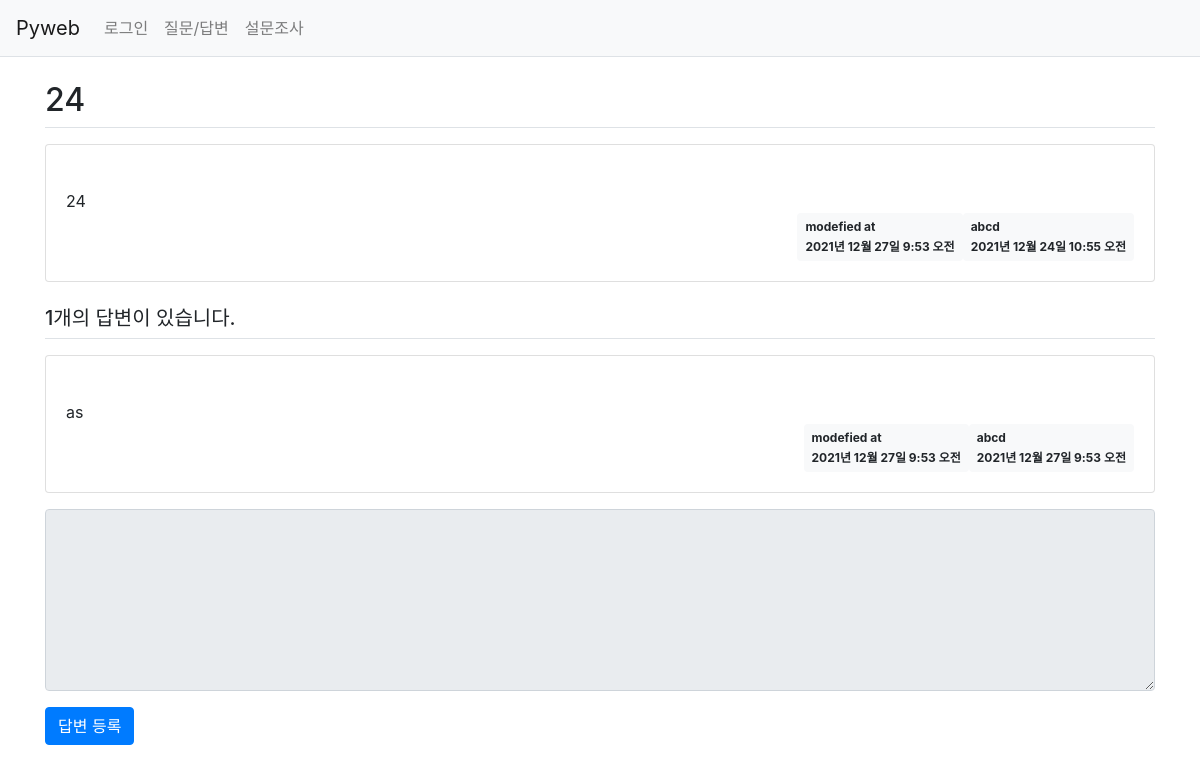
The app's page /board/31/ with its own data.
### board/models.py (models this page shows, shortened)
class Question(models.Model):
    author = models.ForeignKey(User, on_delete=models.CASCADE)
    subject = models.CharField(max_length=100)  #제목 칼럼
    content = models.TextField()                #질문 내용
    create_date = models.DateTimeField()        #질문 작성일
    modify_date = models.DateTimeField(null=True, blank=True)   #질문 수정일

class Answer(models.Model):
    author = models.ForeignKey(User, on_delete=models.CASCADE)
    question = models.ForeignKey(Question, on_delete=models.CASCADE) #외래키, 제목
    content = models.TextField()          #답변 내용
    create_date = models.DateTimeField()  #답변 작성일
    modify_date = models.DateTimeField(null=True, blank=True)

### board/views.py (the view)
# urls.py: path('<int:question_id>/', views.detail, name='detail'),
def detail(request, question_id):
    question = get_object_or_404(Question, pk=question_id)
    return render(request, 'board/detail.html', {'question':question})

### templates/board/detail.html (shortened to what this page needs)
{% extends 'base.html' %}
{% block content %}
<div class="container my-3">
    <h2 class="border-bottom py-2">{{ question.subject }}</h2>
    <div class="card my-3">
        <div class="card-body">
            <div class="card-text" style="white-space:pre-line">
                {{ question.content }}
            </div>
            <div class="d-flex justify-content-end">
                {% if question.modify_date %}
                <div class="badge badge-light text-left p-2">
                    <div class="mb-2">modefied at</div>
                    <div>{{ question.modify_date }}</div>
                </div>
                {% endif %}
                <div class="badge badge-light text-left p-2">
                    <div class="mb-2">{{ question.author }}</div>
                    <div>{{ question.create_date }}</div>
                </div>
            </div>
        </div>
    </div>
    <h5 class="border-bottom my-3 py-2">
        {{ question.answer_set.count }}개의 답변이 있습니다.
    </h5>
    {% for answer in question.answer_set.all %}
    <div class="card my-3">
        <div class="card-body">
            <div class="card-text" style="white-space:pre-line">
                {{ answer.content }}
            </div>
            <div class="d-flex justify-content-end">
                {% if answer.modify_date %}
                <div class="badge badge-light text-left p-2">
                    <div class="mb-2">modefied at</div>
                    <div>{{ answer.modify_date }}</div>
                </div>
                {% endif %}
                <div class="badge badge-light text-left p-2">
                    <div class="mb-2">{{ answer.author }}</div>
                    <div>{{ answer.create_date }}</div>
                </div>
            </div>
        </div>
    </div>
    {% endfor %}
    <form action="{% url 'board:answer_create' question.id %}" method="post">
        <div class="form-group">
            <textarea name="content" rows="7" cols="50" class="form-control"
                        {% if not user.is_authenticated %}
                            disabled
                        {% endif %}></textarea>
        </div>
        <input type="submit" value="답변 등록" class="btn btn-primary">
    </form>
</div>
{% endblock %}

### records on screen
Question: subject "24", content "24", modify_date "2021년 12월 27일 9:53 오전", author "abcd", create_date "2021년 12월 24일 10:55 오전", answer_set.count "1"
Answer: content "as", modify_date "2021년 12월 27일 9:53 오전", author "abcd", create_date "2021년 12월 27일 9:53 오전"
